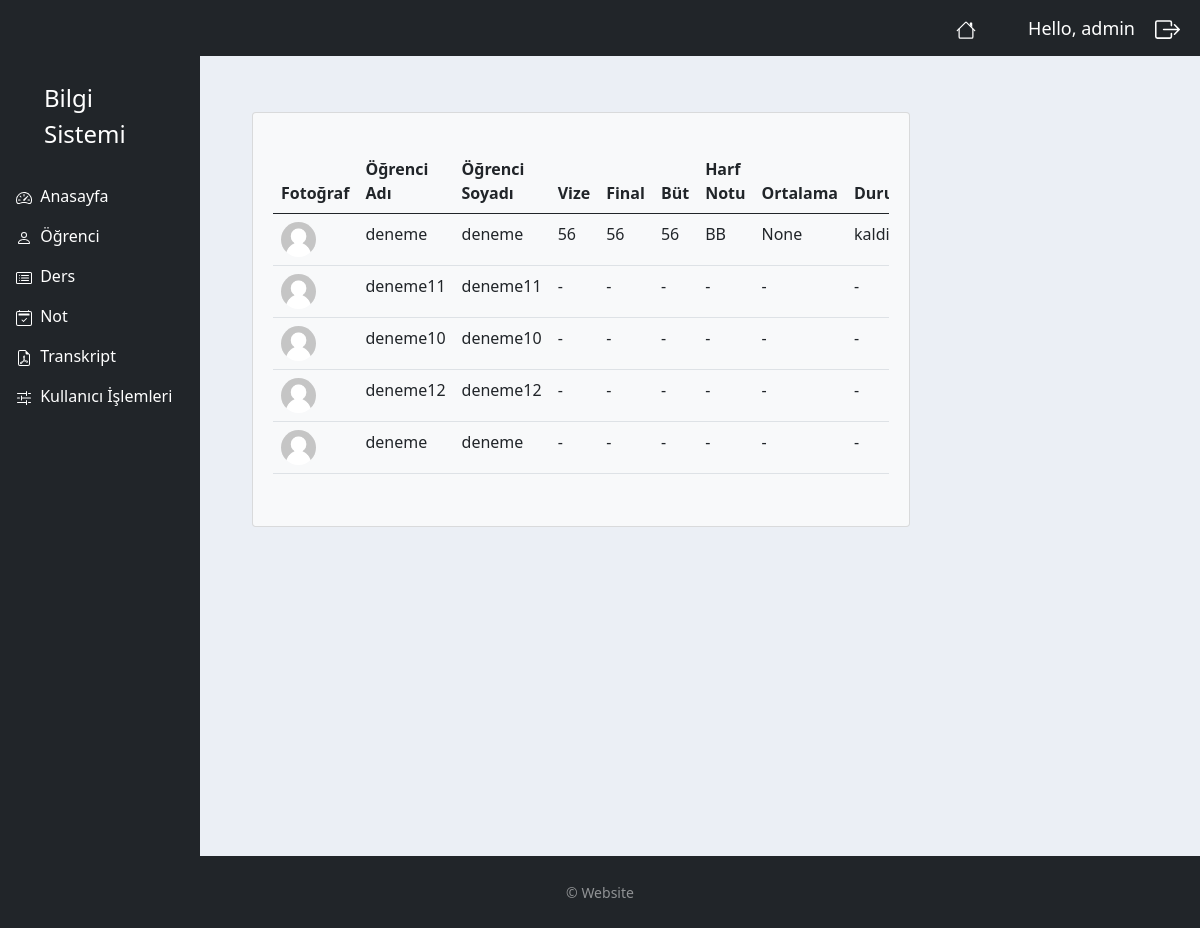
The app's page /lesson_period/9/ (signed in), older data.
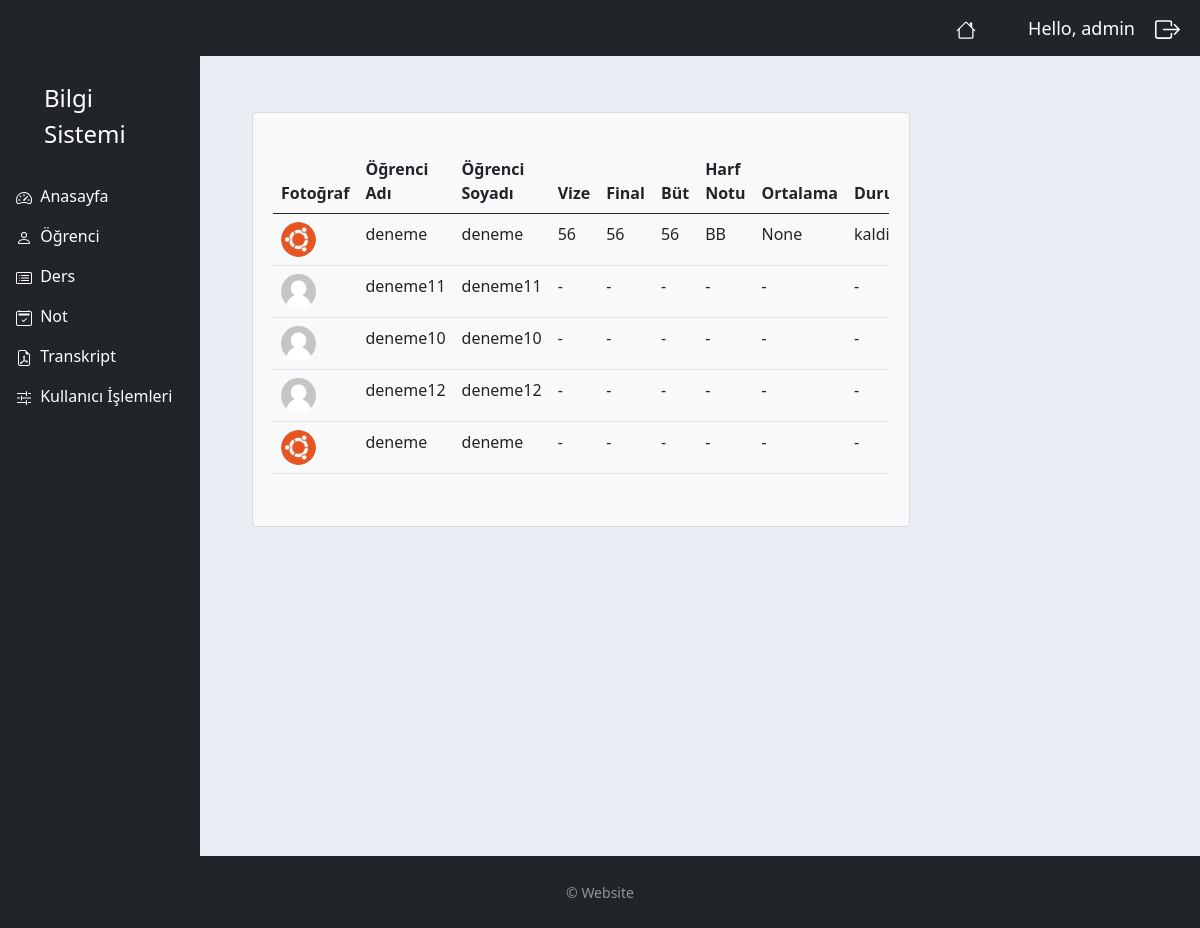
The same page, newer data.
### myapp/models.py (models this page shows, shortened)
class Notes(models.Model):
    STATUS1 = (
        ('gecti', 'Geçti'),
        ('kaldi', 'Kaldı'),
    )
    STATUS2 = (
        ('AA', 'AA'),
        ('BA', 'BA'),
        ('BB', 'BB'),
        ('CB', 'CB'),
        ('CC', 'CC'),
        ('DC', 'DC'),
        ('DD', 'DD'),
        ('FD', 'FD'),
        ('FF', 'FF'),
    )
    lesson = models.ForeignKey(Lesson, null=True, on_delete=models.SET_NULL)
    student = models.ForeignKey(Student, null=True, on_delete=models.SET_NULL)
    vise = models.IntegerField(null=True, blank=True)
    final = models.IntegerField(null=True, blank=True)
    mkexam = models.IntegerField(null=True, blank=True)
    lettergrade = models.CharField(max_length=2, null=True, choices=STATUS2)
    ort = models.IntegerField(blank=True, null=True)
    status = models.CharField(max_length=5, null=True, choices=STATUS1)

class Student(models.Model):
    user =models.OneToOneField(User, blank=True, null=True, on_delete=models.CASCADE)
    name = models.CharField(max_length=50, null=True)
    surname = models.CharField(max_length=50, null=True)
    num = models.IntegerField(null=True, blank=True)
    grade = models.IntegerField(null=True, blank=True)
    profile_pic = models.ImageField(default="user.jpeg", null=True, blank=True)
    department = models.ManyToManyField(Department)

### myapp/decorators.py (the view)
        def wrapper_func(request, *args, **kwargs):
            group =None
            if request.user.groups.exists():
                group = request.user.groups.all()[0].name
            if group in allowed_roles:
                return view_func(request, *args, **kwargs)
            else:
                return HttpResponse('You are not authorized to view this page')

### myapp/views.py (called while the page is built)
@login_required(login_url='login')
@allowed_users(allowed_roles=['admin'])
def lessonPeriod(request, pk):
    lesson = Lesson.objects.get(id=pk)
    lessons = lesson.student.all()
    notes = lesson.notes_set.all()
    notess = Notes.objects.all()
    myFilter = NotesFilter(request.GET, queryset=notess)
    notess = myFilter.qs
    context = {
        'lessons':lessons,
        'lesson':lesson,
        'notes':notes,
        'notess':notess,
    }
    return render(request, 'accounts/lesson_period.html', context)

### myapp/templates/accounts/lesson_period.html (shortened to what this page needs)
{% extends 'accounts/main.html' %}
{% load static %}
{% block content %}
    <br>
<div class="container-fluid">
    <div class="row">
        <div class="col-md-9">
          <div class="card bg-light ms-3 me-3 mb-3">
          {% if lessons %}
                <div class="card-body m-1">
                    <p class="card-text">
                        <div class="table-responsive">
                            <table class="table table-hover">
                                <thead>
                                    <tr>
                                        <th scope="col">Fotoğraf</th>
                                        <th scope="col">Öğrenci Adı</th>
                                        <th scope="col">Öğrenci Soyadı</th>
                                        <th scope="col">Vize</th>
                                        <th scope="col">Final</th>
                                        <th scope="col">Büt</th>
                                        <th scope="col">Harf Notu</th>
                                        <th scope="col">Ortalama</th>
                                        <th scope="col">Durum</th>
                                    </tr>
                                </thead>
                                <tbody>
                                {% if lessons %}
                                    {% if notes %}
                                        {% for note in notes %}
                                           <tr>
                                                <td><img class="profile-pic1" src="{{ note.student.profile_pic.url }}"></td>
                                                <td>{{ note.student.name }}</td>
                                                <td>{{ note.student.surname }}</td>
                                                <td>{{ note.vise }}</td>
                                                <td>{{ note.final }}</td>
                                                <td>{{ note.mkexam }}</td>
                                                <td>{{ note.lettergrade }}</td>
                                                <td>{{ note.ort }}</td>
                                                <td>{{ note.status }}</td>
                                            </tr>
                                        {% endfor %}
                                        {% for lesson in lessons %}
                                            <tr>
                                                <td><img class="profile-pic1" src="{{ lesson.profile_pic.url }}"></td>
                                                <td>{{ lesson.name }}</td>
                                                <td>{{ lesson.surname }}</td>
                                                <td>-</td>
                                                <td>-</td>
                                                <td>-</td>
                                                <td>-</td>
                                                <td>-</td>
                                                <td>-</td>
                                            </tr>
                                        {% endfor %}
                                    {% endif %}
                                {% endif %}
                                </tbody>
                            </table>
                        </div>
                    </p>
                </div>
            </div>
                {% else %}
                    <p></p>
                    <h5 class="alert alert-primary ms-4 me-4">Öğrenci Kaydı Yok</h5>
                {% endif %}
        </div>
    </div>
</div>
{% endblock content %}

### myapp/templates/accounts/main.html (shortened to what this page needs)
{% load static %}
<!DOCTYPE html>
<html lang="en">
<head>
    <link rel="stylesheet" href="https://cdnjs.cloudflare.com/ajax/libs/font-awesome/6.1.2/css/all.min.css">
    <link href="https://cdn.jsdelivr.net/npm/bootstrap@5.0.2/dist/css/bootstrap.min.css" rel="stylesheet">
    <link rel="stylesheet" type="text/css" href="{% static '/css/main.css' %}">
</head>
<body>
    {% include 'accounts/navbar.html' %}
        <div class="container-fluid">
            <div class="row flex-nowrap">
                {% include 'accounts/sidebar.html' %}
                <div class="col py-3">
                    {% block content %}
                    {% endblock content %}
                </div>
            </div>
        </div>
    {% include 'accounts/footer.html' %}
</body>
</html>

### myapp/templates/accounts/navbar.html (shortened to what this page needs)
{% load static %}
<nav class="navbar navbar-expand-lg navbar-dark bg-dark">
    <span><a href="/" class="nav-link text-white align-middle px-5">
          </a>
    </span>
    <span class="hello-msg">Hello, {{ request.user }} </span>
    <span ><a  class="hello-msg " href="{% url 'logout' %}">
        </a>
    </span>
</nav>

### myapp/templates/accounts/sidebar.html (shortened to what this page needs)
        <div class="col-auto col-md-3 col-xl-2 px-sm-2 px-0 bg-dark">
            <div class="d-flex flex-column align-items-center align-items-sm-start px-2 pt-4 text-white min-vh-100">
                <a href="/" class="d-flex align-items-center pb-4 px-1 mb-md-0 me-md-auto text-white text-decoration-none">
                    <span class="fs-4 d-none ms-4 d-sm-inline">Bilgi Sistemi</span>
                </a>
                {% if request.user.is_staff %}
                <ul class="nav nav-pills flex-column mb-sm-auto mb-0 align-items-center align-items-sm-start" id="menu">
                    <li class="nav-item">
                        <a href="/" class="nav-link text-white align-middle px-0">
                             <span class="ms-1 d-none d-sm-inline">Anasayfa</span>
                        </a>
                    </li>
                    <li>
                        <a href="#submenu1" data-bs-toggle="collapse" class="nav-link text-white px-0 align-middle">
                             <span class="ms-1 d-none d-sm-inline">Öğrenci</span> </a>
                    </li>
                    <li>
                        <a href="#submenu2" data-bs-toggle="collapse" class="nav-link text-white px-0 align-middle ">
                             <span class="ms-1 d-none d-sm-inline">Ders</span></a>
                    </li>
                    <li>
                        <a href="#submenu3" data-bs-toggle="collapse" class="nav-link text-white px-0 align-middle">
                             <span class="ms-1 text-white d-none d-sm-inline">Not</span> </a>
                    </li>
                    <li>
                        <a href="#submenu4" data-bs-toggle="collapse" class="nav-link text-white px-0 align-middle ">
                            <span class="ms-1 d-none d-sm-inline">Transkript</span></a>
                    </li>
                    <li>
                        <a href="#" class="nav-link px-0 text-white align-middle">
                             <span class="ms-1 d-none d-sm-inline">Kullanıcı İşlemleri</span> </a>
                    </li>
                </ul>
                {% endif %}
            </div>
        </div>

### myapp/templates/accounts/footer.html (shortened to what this page needs)
  <footer id="sticky-footer" class="flex-shrink-0 py-4 bg-dark text-white-50">
    <div class="container text-center">
      <small> &copy; Website </small>
    </div>
  </footer>

### static/css/main.css (style rules this page uses)
body { background-color: #ebeff5; }

### myapp/templates/accounts/navbar.html (style rules this page uses)
.hello-msg { font-size: 18px; color: #fff; margin-right: 20px; }

### myapp/templates/accounts/lesson_period.html (style rules this page uses)
.profile-pic1 { max-width: 35px; max-height: 35px; margin: 0 auto; border-radius: 50%; }

### myapp/templates/accounts/footer.html (style rules this page uses)
html, body { height: 100%; }

Row changes from the older to the newer data that the page shows:
changed through a linked row, Notes "BB": student.profile_pic: a different picture
changed Student "deneme": profile_pic: a different picture
